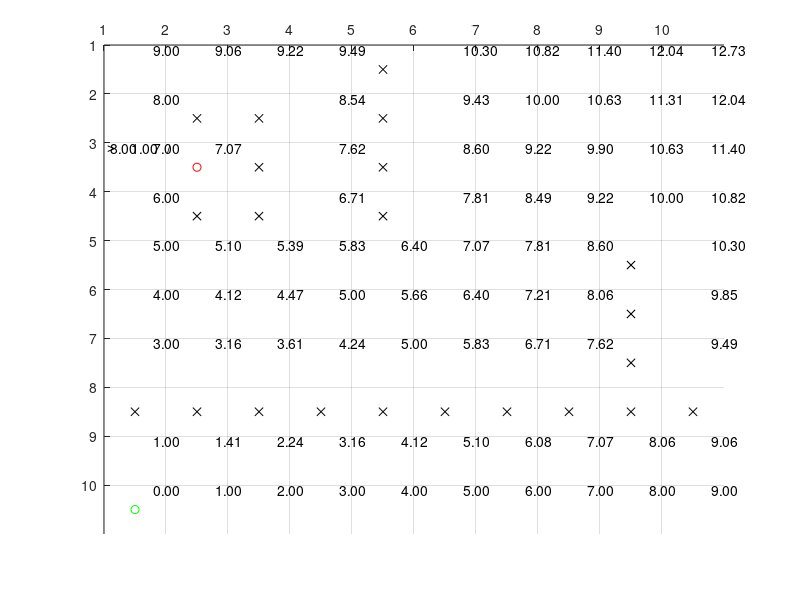

The MATLAB script that drew this image:
function astar
clc; clear all; close all;
dbstop if error;

global VISIT_ALL_NODES; VISIT_ALL_NODES = 1;
display(sprintf('INFO: visit all nodes %d',VISIT_ALL_NODES));
global G_COST;          G_COST = 1;
display(sprintf('INFO: movement cost %d',G_COST));

map = map_create();
astar_execute(map);

function [start,goal,obstacle,clearpath]=map_constants()
start = 7;
goal = 8;
clearpath = 1;
obstacle = 0;

%--------------------------------------------------------------------------
% map
%--------------------------------------------------------------------------
function map = map_create()
[S,G,O,C] = map_constants;

small_map = ...
      [ C, C, C, C;
        C, O, O, C;
        C, S, O, C;
        C, O, O, G;
        ];
    
small_map2 = ...
      [ C, C, C, C;
        C, O, G, O;
        C, O, O, O;
        C, C, S, C;
        ];
    
% indexing is row,col, only col, row when plotting

large_map = ...
      [ C, C, C, C, O, C, C, C, C, C;
        C, O, O, C, O, C, C, C, C, C;
        C, S, O, C, O, C, C, C, C, C;
        C, O, O, C, O, C, C, C, C, C;
        C, C, C, C, C, C, C, C, O, C;
        C, C, C, C, C, C, C, C, O, C;
        C, C, C, C, C, C, C, C, O, C;
        O, O, O, C, O, O, O, O, O, C;
        C, C, C, C, C, C, C, C, C, C;
        G, C, C, C, C, C, C, C, C, C;
        ];
large_map2 = ...
      [ S, C, C, C, O, C, C, C, C, C;
        O, O, O, C, C, C, O, O, O, C;
        G, O, C, O, O, C, O, C, C, C;
        C, O, O, C, O, C, O, C, C, C;
        C, O, C, C, C, C, C, C, O, C;
        C, C, C, C, C, C, C, C, O, C;
        O, O, C, O, C, C, C, C, O, C;
        C, C, C, C, C, C, C, C, C, C;
        C, C, C, C, C, C, C, C, C, C;
        C, C, C, C, C, C, C, C, C, C;
        ];
no_path_large_map = ...
      [ C, C, C, C, O, C, C, C, C, C;
        C, O, O, C, O, C, C, C, C, C;
        C, S, O, C, O, C, C, C, C, C;
        C, O, O, C, O, C, C, C, C, C;
        C, C, C, C, C, C, C, C, O, C;
        C, C, C, C, C, C, C, C, O, C;
        C, C, C, C, C, C, C, C, O, C;
        O, O, O, O, O, O, O, O, O, O;
        C, C, C, C, C, C, C, C, C, C;
        G, C, C, C, C, C, C, C, C, C;
        ];

map = no_path_large_map;

function [r,c] = map_get_goal_pos(map)
[S,G,O,C] = map_constants;
[r,c] = find(map == G);

function [r,c] = map_get_start_pos(map)
[S,G,O,C] = map_constants;
[r,c] = find(map == S);

%--------------------------------------------------------------------------
% util
%--------------------------------------------------------------------------
function index = rc2indx(ROW,COL,r,c)
index = (r-1)*COL+c;

function [r,c] = indx2rc(ROW,COL,i)
r = ceil(i/COL);
c = mod(i,COL);
if( c == 0 )
  c = COL;
end


%--------------------------------------------------------------------------
% astar
%--------------------------------------------------------------------------
function astar_execute(map)
global VISIT_ALL_NODES;

[S,G,O,C] = map_constants;
[ROW,COL] = size(map);
[start_r,start_c] = map_get_start_pos(map);
[goal_r,goal_c] = map_get_goal_pos(map);

% draw a map base
axis([1 COL+1 1 ROW+1]);
grid on;
hold on;
set(gca,'XTick',[1:1:COL]);
set(gca,'YTick',[1:1:ROW]);
set(gca,'xaxislocation','top','ydir','reverse');
%set(gca,'xdir','right');

% plot start, goal, obstacles
plot(start_c+0.5,start_r+0.5,'ro');
plot(goal_c+0.5,goal_r+0.5,'go');
for ri = 1:ROW
    for ci = 1:COL
        if(map(ri,ci)==O) % if it is a obstacle draw it
            plot(ci+0.5,ri+0.5,'kx');
        end
    end
end

% compute h values for all nodes, create nodes for the first time
nodes = astar_compute_h(map);

nodes = draw_fgh_value(map,nodes);


% initialize close list with start position
% empty open list
ci=1;  % current slot in close_list
close_list(ci) = rc2indx(ROW,COL,start_r,start_c);  % <---- this is current position
current_hldr = plot(start_c+0.1,start_r+0.1,'r*');
oi=1;  % current open slot in open_list
open_list=[];

% for loop start here
keep_running = true;
while keep_running


% find surrounding nodes (max 4), and put them in open list
[current_r,current_c] = indx2rc(ROW,COL,close_list(ci));
%      r-1
% c-1       c+1
%      r+1
tmp_r = current_r - 1;
if( tmp_r >= 1 && tmp_r <= ROW && map(tmp_r,current_c) ~= O && ...
        map(tmp_r,current_c) ~= S && ...
        size(find(close_list == rc2indx(ROW,COL,tmp_r,current_c)),2) == 0 )
    % update neighboring nodes' g value if it is smaller
    indx = rc2indx(ROW,COL,tmp_r,current_c);
    nodes(indx) = update_neighbor(nodes(indx),nodes(close_list(ci)));
    % add it to open_list if it is not already
    open_list = list_unique_add(open_list,indx);
end
tmp_c = current_c - 1;
if( tmp_c >= 1 && tmp_c <= COL && map(current_r,tmp_c) ~= O && ...
        map(current_r,tmp_c) ~= S && ...
        size(find(close_list == rc2indx(ROW,COL,current_r,tmp_c)),2) == 0 )
    % update neighboring nodes' g value if it is smaller
    indx = rc2indx(ROW,COL,current_r,tmp_c);
    nodes(indx) = update_neighbor(nodes(indx),nodes(close_list(ci)));
    % add it to open_list if it is not already
    open_list = list_unique_add(open_list,indx);
end
tmp_c = current_c + 1;
if( tmp_c >= 1 && tmp_c <= COL && map(current_r,tmp_c) ~= O && ...
        map(current_r,tmp_c) ~= S && ...
        size(find(close_list == rc2indx(ROW,COL,current_r,tmp_c)),2) == 0 )
    % update neighboring nodes' g value if it is smaller
    indx = rc2indx(ROW,COL,current_r,tmp_c);
    nodes(indx) = update_neighbor(nodes(indx),nodes(close_list(ci)));
    % add it to open_list if it is not already
    open_list = list_unique_add(open_list,indx);
end
tmp_r = current_r + 1;
if( tmp_r >=1 && tmp_r <= ROW && map(tmp_r,current_c) ~= O && ...
        map(tmp_r,current_c) ~= S && ...
        size(find(close_list == rc2indx(ROW,COL,tmp_r,current_c)),2) == 0 )
    % update neighboring nodes' g value if it is smaller
    indx = rc2indx(ROW,COL,tmp_r,current_c);
    nodes(indx) = update_neighbor(nodes(indx),nodes(close_list(ci)));
    % add it to open_list if it is not already
    open_list = list_unique_add(open_list,indx);
end
draw_fgh_value(map,nodes);

% find smallest f value
minv = 999999;
for i = 1:size(open_list,2)
  open_list(i);
  nodes(open_list(i));
    if( nodes(open_list(i)).f < minv )
        minv = nodes(open_list(i)).f;
        sm_i = i;
    end
end

% pop open list, push close list
delete(current_hldr);
text(nodes(close_list(ci)).c+0.01,nodes(close_list(ci)).r+0.1,'/');
if( ~isempty(open_list) )
  ci = ci + 1;
  close_list(ci) = open_list(sm_i);
  current_hldr = plot(nodes(close_list(ci)).c+0.01,nodes(close_list(ci)).r+0.1,'r*');
  open_list(sm_i) = [];
else
  keep_running = false;
end


%-------------------------------------------------------
% STOP condition
% when goal is reached or
% visits all nodes
%-------------------------------------------------------
if( VISIT_ALL_NODES && keep_running )
    if( ci > ROW*COL - 1 - size(find(map == O),1) )
        keep_running = false;
        delete(current_hldr);
        text(nodes(close_list(ci)).c+0.01,nodes(close_list(ci)).r+0.1,'/');
    end
else
    if ( map(nodes(close_list(ci)).r,nodes(close_list(ci)).c) == G )
        keep_running = false;
        delete(current_hldr);
        text(nodes(close_list(ci)).c+0.01,nodes(close_list(ci)).r+0.1,'/');
    end
end

pause(0.1);

end % while keep_running

% traverse back
ti = rc2indx(ROW,COL,goal_r,goal_c);
if( nodes(ti).parent_r == 0 || nodes(ti).parent_c == 0 )
    display('no path');
    return;
end
while (nodes(ti).r ~= start_r || nodes(ti).c ~= start_c)
    if( nodes(ti).c > nodes(ti).parent_c )
        xx = [nodes(ti).parent_c+0.5 nodes(ti).c+0.5];
    else
        xx = [nodes(ti).c+0.5 nodes(ti).parent_c+0.5];
    end
    if( nodes(ti).r > nodes(ti).parent_r )
        yy = [nodes(ti).parent_r+0.5 nodes(ti).r+0.5];
    else
        yy = [nodes(ti).r+0.5 nodes(ti).parent_r+0.5];
    end
    plot(xx,yy);
    ti = rc2indx(ROW,COL,nodes(ti).parent_r,nodes(ti).parent_c);
    pause(0.5);
end



function neighbor_node = update_neighbor(neighbor_node,current_node)
global INIT_G_VALUE
global G_COST

% if it is first time computing g (-1 value) then update it
if ( neighbor_node.g == INIT_G_VALUE && current_node.g == INIT_G_VALUE )
    neighbor_node.g = G_COST;
    neighbor_node.parent_r = current_node.r;
    neighbor_node.parent_c = current_node.c;
    neighbor_node.f = neighbor_node.g + neighbor_node.h;
elseif ( neighbor_node.g ~= INIT_G_VALUE && current_node.g ~= INIT_G_VALUE )
    if ( current_node.g + G_COST < neighbor_node.g )
        neighbor_node.g = current_node.g + G_COST;
        neighbor_node.parent_r = current_node.r;
        neighbor_node.parent_c = current_node.c;
        neighbor_node.f = neighbor_node.g + neighbor_node.h;
    end
elseif ( neighbor_node.g == INIT_G_VALUE )
    neighbor_node.g = current_node.g + G_COST;
    neighbor_node.parent_r = current_node.r;
    neighbor_node.parent_c = current_node.c;
    neighbor_node.f = neighbor_node.g + neighbor_node.h;
% or updated g is less also update it
elseif ( current_node.g == INIT_G_VALUE )
    display('bug');
end

function list = list_unique_add(list,value)
if( size(find(list == value),2) == 0 )
    i = size(list,2)+1;
    list(i) = value;
end

function nodes = draw_fgh_value(map,nodes)
[S,G,O,C] = map_constants;
[ROW,COL] = size(map);
global INIT_G_VALUE;
global INIT_F_VALUE;
% draw h values
for ni = 1:size(nodes,2)
    % if it is not an obstacle draw debug info
    if( map(nodes(ni).r,nodes(ni).c) ~= O )
        %------------------------
        % draw f = g + h
        s = sprintf('%0.2f',nodes(ni).h);
        if( nodes(ni).h_hldr == 0 )
            nodes(ni).h_hldr = text(nodes(ni).c+0.8,nodes(ni).r+0.1,s);
        else
            set(nodes(ni).h_hldr,'String',s);
        end
        if( nodes(ni).g ~= INIT_G_VALUE )
            s = sprintf('%0.2f',nodes(ni).g);
            if( nodes(ni).g_hldr == 0 )
                nodes(ni).g_hldr = text(nodes(ni).c+0.45,nodes(ni).r+0.1,s);
            else
                set(nodes(ni).g_hldr,'String',s);
            end
        end
        if( nodes(ni).f ~= INIT_F_VALUE )
            s = sprintf('%0.2f',nodes(ni).f);
            if( nodes(ni).f_hldr == 0 )
                nodes(ni).f_hldr = text(nodes(ni).c+0.1,nodes(ni).r+0.1,s);
            else
                set(nodes(ni).f_hldr,'String',s);
            end
        end
        %----------------------------
        % draw arrow
        update_arrow = false;
        if( 0 < nodes(ni).r+1 && nodes(ni).r+1 == nodes(ni).parent_r && nodes(ni).r+1 < ROW )
            s = 'v'; update_arrow = true;
        elseif( 0 < nodes(ni).r-1 && nodes(ni).r-1 == nodes(ni).parent_r && nodes(ni).r-1 < ROW )
            s = '\^'; update_arrow = true;
        elseif( 0 < nodes(ni).c+1 && nodes(ni).c+1 == nodes(ni).parent_c && nodes(ni).c+1 < COL )
            s = '>'; update_arrow = true;
        elseif( 0 < nodes(ni).c-1 && nodes(ni).c-1 == nodes(ni).parent_c && nodes(ni).c-1 < COL )
            s = '<'; update_arrow = true;
        end
        if( update_arrow )
            if( nodes(ni).arrow_hldr == 0 )
                nodes(ni).arrow_hldr = text(nodes(ni).c+0.05,nodes(ni).r+0.1,s);
            else
                set(nodes(ni).arrow_hldr,'String',s);
            end
        end
    end
end
function nodes = astar_compute_h(map)
[S,G,O,C] = map_constants;
[ROW,COL] = size(map);

nodes(ROW*COL) = struct('r',[],'c',[],'h',[],'g',[],'f',[], ...
    'parent_r',[],'parent_c',[],'h_hldr',[],'g_hldr',[],'f_hldr',[],...
    'arrow_hldr',[]);

[goal_r,goal_c] = find(map==G);

global INIT_G_VALUE;
INIT_G_VALUE = 99999;
global INIT_F_VALUE;
INIT_F_VALUE = 99999;

n = 1;
for r = 1:ROW
  for c = 1:COL
          nodes(n).r = r;
          nodes(n).c = c;
          nodes(n).h = sqrt( abs(goal_r-r)^2 + abs(goal_c-c)^2 );
          nodes(n).g = INIT_G_VALUE;
          nodes(n).f = INIT_F_VALUE;
          nodes(n).parent_r = 0;
          nodes(n).parent_c = 0;
          nodes(n).h_hldr = 0;
          nodes(n).g_hldr = 0;
          nodes(n).f_hldr = 0;
          nodes(n).arrow_hldr = 0;
          n = n+1;
  end
end

% improvement
% convert to node base to avoid unnecessary r,c to node index conversion
% keep sorted open_list for performance
